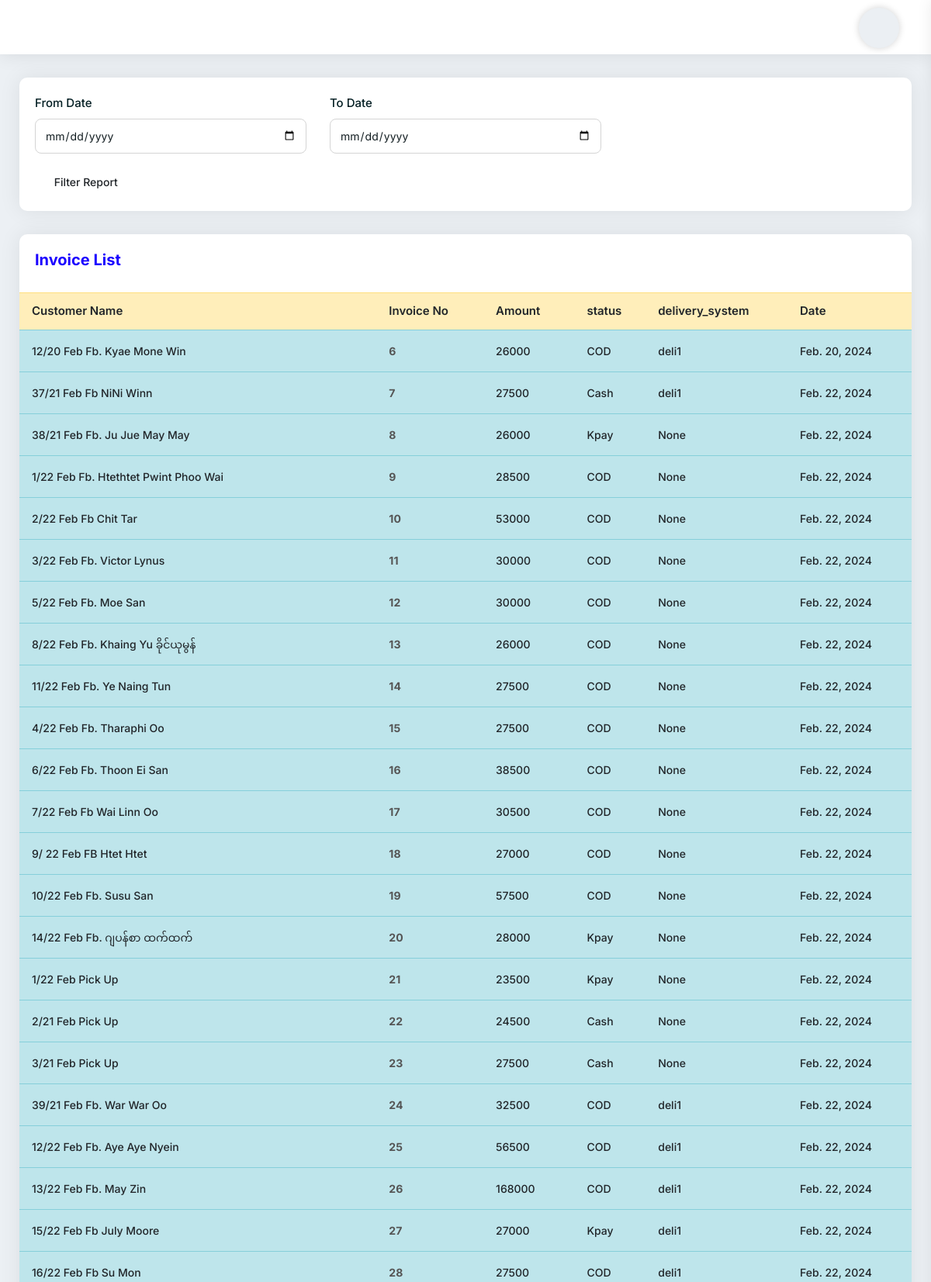
The page /SaleInvoiceReportFilter/ (upper part) on the database its author committed.
### myapp/models.py (models this page shows, shortened)
class Order(models.Model):
    cart = models.OneToOneField(Cart, on_delete=models.CASCADE)
    ordered_by = models.CharField(max_length=255,null=True, blank=True)
    shipping_address = models.CharField(max_length=255, null=True, blank=True)
    mobile = models.CharField(max_length=255,null=True, blank=True)
    email = models.EmailField(null=True, blank=True)
    subtotal = models.PositiveIntegerField()
    discount = models.PositiveIntegerField(default=0)
    total = models.PositiveIntegerField()
    tax = models.PositiveIntegerField()
    delivery_fee = models.IntegerField(default=0)
    delivery_system = models.ForeignKey(DeliverySystem, on_delete=models.CASCADE, blank=True,null=True)
    all_total = models.PositiveIntegerField()
    all_total_delivery = models.IntegerField(default=0)
    ordered_staus = models.CharField(max_length=255, choices=STATUS, default='Cash')
    payment = models.CharField(max_length=225, choices=PAYMENT_TYPE, default='Cash')
    deli_payment = models.BooleanField(default=False)
    created_at = models.DateField(auto_now_add=True)

class DeliverySystem(models.Model):
    delivery_name = models.CharField(max_length=225)
    def __str__(self):
        return self.delivery_name

### myapp/views.py (the view, shortened to what this page needs)
# urls.py: path('SaleInvoiceReportFilter/', SaleInvoiceReportFilter.as_view(), name='SaleInvoiceReportFilter'),
class SaleInvoiceReportFilter(View):
    def get(self,request):
        queryset = Order.objects.all()
        deli = DeliverySystem.objects.all()
        sum = queryset.aggregate(Sum('all_total'))['all_total__sum']
        context={'queryset':queryset,'sum':sum,'deli':deli}
        return render(request, 'salereportfilter.html', context)

### templates/salereportfilter.html (shortened to what this page needs)
{% extends 'base.html' %}
{% block content %}
<div class="pd-20 card-box mb-30">
    <form action="{% url 'myapp:SaleInvoiceReportFilter' %}" method="post">{% csrf_token %}
        <div class="row">
            <div class="col-md-4 col-sm-12">
                <div class="form-group">
                    <label>From Date</label>
                    <input type="date" name="fromdate" class="form-control">
                </div>
            </div>
            <div class="col-md-4 col-sm-12">
                <div class="form-group">
                    <label>To Date</label>
                    <input type="date" name="todate" class="form-control">
                </div>
            </div>
        </div>
        <button
                type="submit"
                class="btn btn-sm"
                data-bgcolor="#00b489"
                data-color="#ffffff"
        >
            <i class="icon-copy dw dw-filter-1"></i>Filter Report
        </button>
    </form>
</div>
<div class="card-box mb-30">
    <div class="pd-20">
        <h4 class="text-blue h4">Invoice List</h4>
    </div>
    <div class="pb-20">
        <table
                class="table hover data-table-export nowrap"
        >
            <thead>
            <tr class="table-warning">
                <th class="table-plus datatable-nosort">Customer Name</th>
                <th>Invoice No</th>
                <th>Amount</th>
                <th>status</th>
                <th>delivery_system</th>
                <th>Date</th>
            </tr>
            </thead>
            <tbody>
            {% for p in queryset %}
            <tr class="table-info">
                <td class="table-plus">{{p.ordered_by}}</td>
                <td><a href="{% url 'myapp:InvoiceDetailView' p.id%}"><strong>{{p.id}}</strong></a></td>
                <td>{{p.all_total_delivery}}</td>
                <td>{{p.payment}}</td>
                <td>{{p.delivery_system}}</td>
                <td>{{p.created_at}}</td>
            </tr>
            {% endfor %}
            </tbody>
        </table>
    </div>
</div>
{% endblock content %}

### rows shown on the page
Order: ordered_by "12/20 Feb Fb. Kyae Mone Win", id "6", all_total_delivery "26000", payment "COD", delivery_system "deli1", created_at "Feb. 20, 2024"
Order: ordered_by "37/21 Feb Fb NiNi Winn", id "7", all_total_delivery "27500", payment "Cash", delivery_system "deli1", created_at "Feb. 22, 2024"
Order: ordered_by "38/21 Feb Fb. Ju Jue May May", id "8", all_total_delivery "26000", payment "Kpay", delivery_system "None", created_at "Feb. 22, 2024"
Order: ordered_by "1/22 Feb Fb. Htethtet Pwint Phoo Wai", id "9", all_total_delivery "28500", payment "COD", delivery_system "None", created_at "Feb. 22, 2024"
Order: ordered_by "2/22 Feb Fb Chit Tar", id "10", all_total_delivery "53000", payment "COD", delivery_system "None", created_at "Feb. 22, 2024"
Order: ordered_by "3/22 Feb Fb. Victor Lynus", id "11", all_total_delivery "30000", payment "COD", delivery_system "None", created_at "Feb. 22, 2024"
Order: ordered_by "5/22 Feb Fb. Moe San", id "12", all_total_delivery "30000", payment "COD", delivery_system "None", created_at "Feb. 22, 2024"
Order: ordered_by "8/22 Feb Fb. Khaing Yu ခိုင်ယုမွန်", id "13", all_total_delivery "26000", payment "COD", delivery_system "None", created_at "Feb. 22, 2024"
Order: ordered_by "11/22 Feb Fb. Ye Naing Tun", id "14", all_total_delivery "27500", payment "COD", delivery_system "None", created_at "Feb. 22, 2024"
Order: ordered_by "4/22 Feb Fb. Tharaphi Oo", id "15", all_total_delivery "27500", payment "COD", delivery_system "None", created_at "Feb. 22, 2024"
Order: ordered_by "6/22 Feb Fb. Thoon Ei San", id "16", all_total_delivery "38500", payment "COD", delivery_system "None", created_at "Feb. 22, 2024"
Order: ordered_by "7/22 Feb Fb Wai Linn Oo", id "17", all_total_delivery "30500", payment "COD", delivery_system "None", created_at "Feb. 22, 2024"
Order: ordered_by "9/ 22 Feb FB Htet Htet", id "18", all_total_delivery "27000", payment "COD", delivery_system "None", created_at "Feb. 22, 2024"
Order: ordered_by "10/22 Feb Fb. Susu San", id "19", all_total_delivery "57500", payment "COD", delivery_system "None", created_at "Feb. 22, 2024"
Order: ordered_by "14/22 Feb Fb. ဂျပန်စာ ထက်ထက်", id "20", all_total_delivery "28000", payment "Kpay", delivery_system "None", created_at "Feb. 22, 2024"
Order: ordered_by "1/22 Feb Pick Up", id "21", all_total_delivery "23500", payment "Kpay", delivery_system "None", created_at "Feb. 22, 2024"
Order: ordered_by "2/21 Feb Pick Up", id "22", all_total_delivery "24500", payment "Cash", delivery_system "None", created_at "Feb. 22, 2024"
Order: ordered_by "3/21 Feb Pick Up", id "23", all_total_delivery "27500", payment "Cash", delivery_system "None", created_at "Feb. 22, 2024"
Order: ordered_by "39/21 Feb Fb. War War Oo", id "24", all_total_delivery "32500", payment "COD", delivery_system "deli1", created_at "Feb. 22, 2024"
Order: ordered_by "12/22 Feb Fb. Aye Aye Nyein", id "25", all_total_delivery "56500", payment "COD", delivery_system "deli1", created_at "Feb. 22, 2024"
Order: ordered_by "13/22 Feb Fb. May Zin", id "26", all_total_delivery "168000", payment "COD", delivery_system "deli1", created_at "Feb. 22, 2024"
Order: ordered_by "15/22 Feb Fb July Moore", id "27", all_total_delivery "27000", payment "Kpay", delivery_system "deli1", created_at "Feb. 22, 2024"
Order: ordered_by "16/22 Feb Fb Su Mon", id "28", all_total_delivery "27500", payment "COD", delivery_system "deli1", created_at "Feb. 22, 2024"
